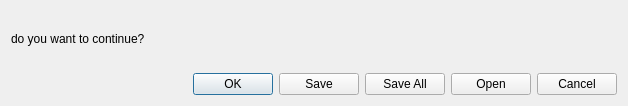
<?xml version="1.0" encoding="UTF-8"?>
<ui version="4.0">
 <class>InfoDialog</class>
 <widget class="QDialog" name="InfoDialog">
  <property name="geometry">
   <rect>
    <x>0</x>
    <y>0</y>
    <width>628</width>
    <height>106</height>
   </rect>
  </property>
  <property name="windowTitle">
   <string>Dialog</string>
  </property>
  <layout class="QVBoxLayout" name="verticalLayout">
   <item>
    <widget class="QLabel" name="label">
     <property name="text">
      <string>do you want to continue?</string>
     </property>
    </widget>
   </item>
   <item>
    <widget class="QDialogButtonBox" name="buttonBox">
     <property name="standardButtons">
      <set>QDialogButtonBox::Cancel|QDialogButtonBox::Ok|QDialogButtonBox::Open|QDialogButtonBox::Save|QDialogButtonBox::SaveAll</set>
     </property>
    </widget>
   </item>
  </layout>
 </widget>
 <resources/>
 <connections/>
</ui>
